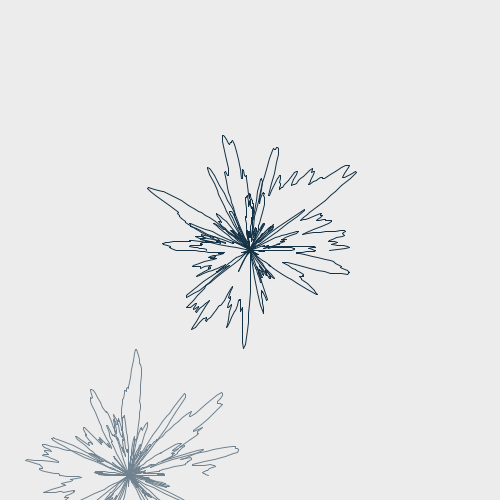
Frame 1 (no input)
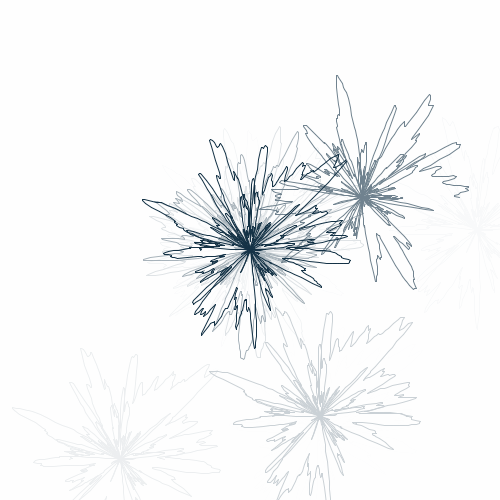
Frame 60 (the mouse pressed at the canvas centre just before this capture)
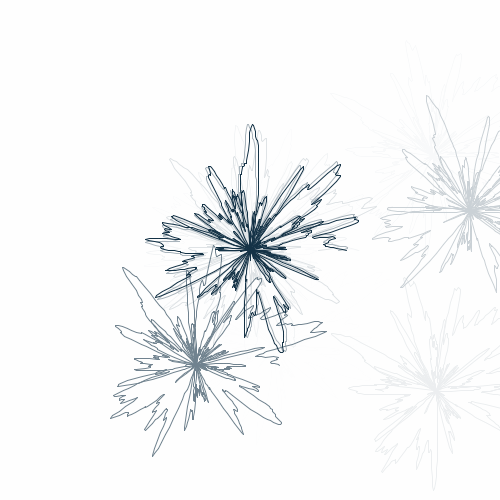
Frame 120 (the mouse held since frame 60 and released just before this capture)

The Processing sketch that drew these frames (run headless with seeded random() and noise(); from frame 60 on, the mouse is pressed at the canvas centre):

// Processing sketch: processing_119251
// ── processing_119251.pde

// The wrong way to draw circle
//Firecracker
//chiming lu

void setup() {
  size(500, 500);
  //noLoop();
  frameRate(5);
}

void draw() {
  float a=random(10);
  int b=int(random(width));
  int c=int(random(height));

  // background(255); 


  strokeWeight(1); 
  Wcircle(a, b, c);
  Wcircle(a*100, 250, 250);
}


void Wcircle(float radius, int centX, int centY) {
  fill(255, 100);
  rect(-10, -10, width+10, height+10);
  stroke(20, 50, 70); 
  radius = 10;
  float x, y; 
  float lastx = -999; 
  float lasty = -999; 
  float radiusNoise = random(10);
  for (float ang=0; ang<=360*2; ang+=0.5) {
    radiusNoise += 0.05;
    radius += 0.05;    

    float thisRadius = radius + (noise(radiusNoise)*200) - 100;
    float rad = radians(ang);                                   
    x = centX + (thisRadius * cos(rad)); 
    y = centY + (thisRadius * sin(rad)); 


    if (lastx > -999) { 
      line(x, y, lastx, lasty);
    } 
    lastx = x; 
    lasty = y;
  }
}
